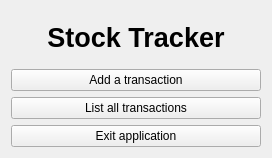
<?xml version="1.0" encoding="UTF-8"?>
<ui version="4.0">
 <class>Form</class>
 <widget class="QWidget" name="Form">
  <property name="geometry">
   <rect>
    <x>0</x>
    <y>0</y>
    <width>272</width>
    <height>158</height>
   </rect>
  </property>
  <property name="windowTitle">
   <string>Form</string>
  </property>
  <layout class="QVBoxLayout" name="verticalLayout">
   <item>
    <widget class="QLabel" name="label_title">
     <property name="font">
      <font>
       <pointsize>20</pointsize>
       <weight>75</weight>
       <bold>true</bold>
      </font>
     </property>
     <property name="text">
      <string>Stock Tracker</string>
     </property>
     <property name="alignment">
      <set>Qt::AlignCenter</set>
     </property>
    </widget>
   </item>
   <item>
    <widget class="QPushButton" name="button_add_transaction">
     <property name="text">
      <string>Add a transaction</string>
     </property>
    </widget>
   </item>
   <item>
    <widget class="QPushButton" name="button_list_transactions">
     <property name="text">
      <string>List all transactions</string>
     </property>
    </widget>
   </item>
   <item>
    <widget class="QPushButton" name="button_exit">
     <property name="text">
      <string>Exit application</string>
     </property>
    </widget>
   </item>
  </layout>
 </widget>
 <resources/>
 <connections/>
</ui>
